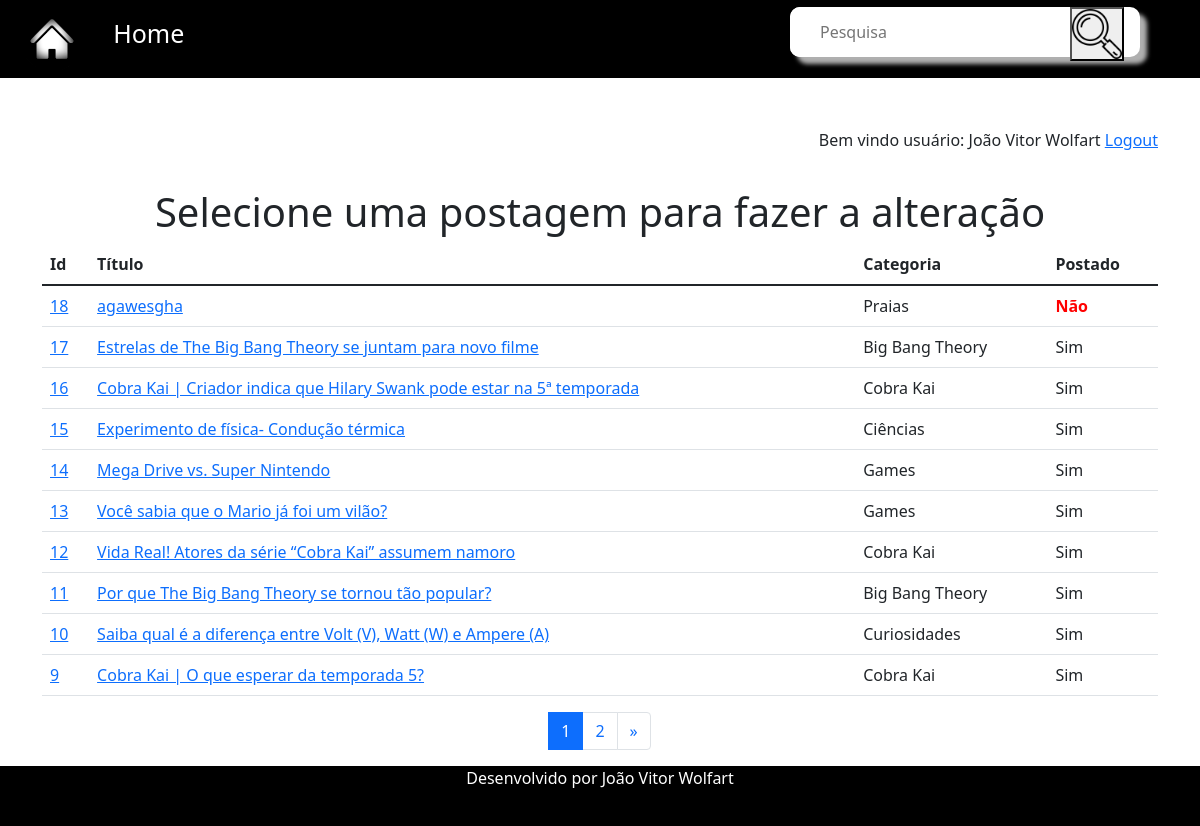
/usuarios/colaborador/lista_all/ (signed in), run on an earlier commit of the app's database.
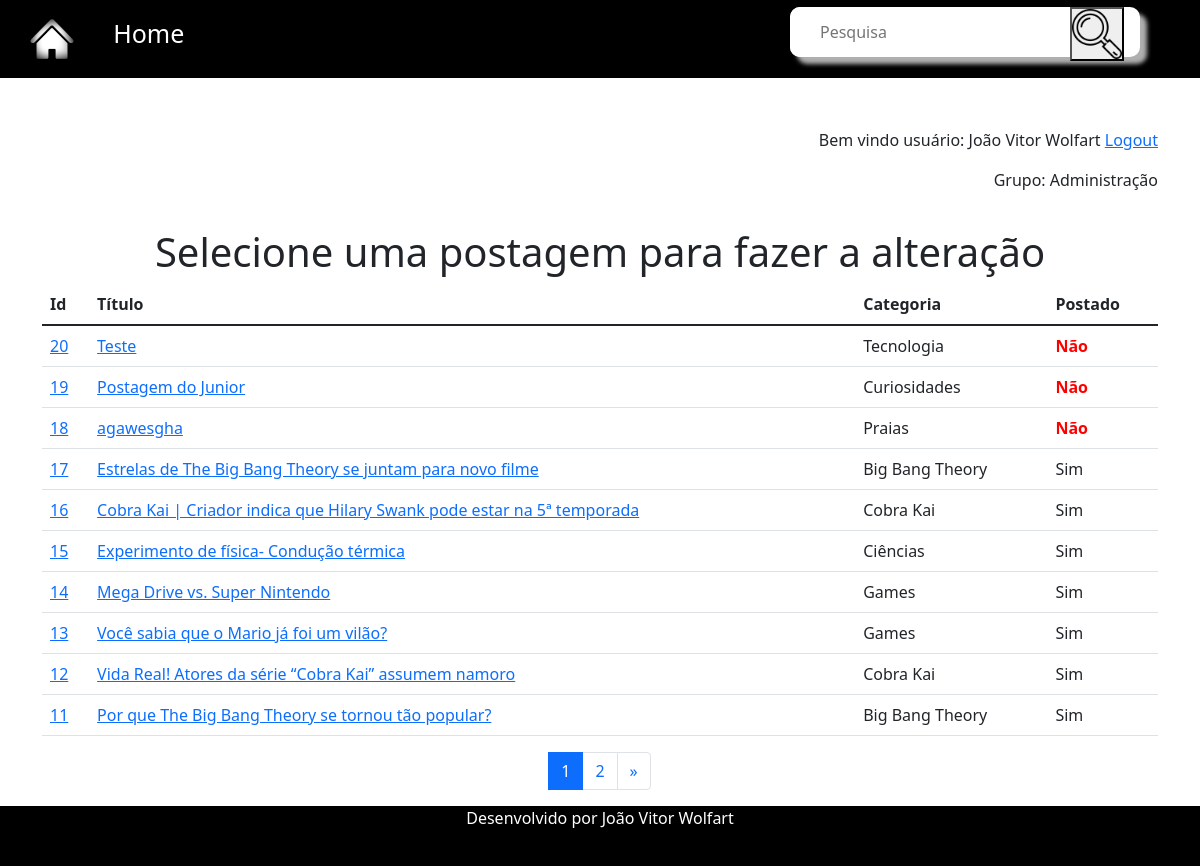
And on a later commit of the database.
### postagens/models.py (models this page shows, shortened)
class Postagem(models.Model):
    titulo = models.CharField(max_length=100)
    data_postagem = models.DateTimeField(default=timezone.now)
    resumo = models.TextField()
    conteudo = models.TextField()
    categoria = models.ForeignKey(Categoria, on_delete=models.DO_NOTHING)
    foto = models.ImageField(blank=True, upload_to='fotos')
    postado = models.BooleanField(default=False)
    autor = models.ForeignKey(User, on_delete=models.DO_NOTHING, blank=True, null=True)

class Categoria(models.Model):
    categoria = models.CharField(max_length=50)
    def __str__(self):
        return self.categoria

### usuarios/views.py (the view)
# urls.py: path('colaborador/lista_all/', views.listar_all_posts, name='lista_all'),
@login_required(login_url='/usuarios/login')
def listar_all_posts(request):
    posts = Postagem.objects.all().order_by('-data_postagem')
    paginator = Paginator(posts, 10)
    page = request.GET.get('p')
    posts = paginator.get_page(page)
    return render(request, 'lista_posts.html', {'posts': posts})

### usuarios/templates/lista_posts.html (shortened to what this page needs)
{% extends 'base.html' %}
{% load static%}
{% block 'conteudo' %}
{% include 'parciais/_autenticado.html'%}
<h1 style="padding-top: 20px;" class="text-center">Selecione uma postagem para fazer a alteração</h1>
{%if user.groups.all.0.name != 'Diretoria'%}
<table class="table">
    <thead>
        <tr>
            <th>Id</th>
            <th>Título</th>
            <th>Categoria</th>
            <th>Postado</th>
        </tr>
    </thead>
    {% for p in posts%}
    <tr>
        <td><a href="{% url 'alterar' p.id%}">{{p.id}}</a></td>
        <td><a href="{% url 'alterar' p.id%}">{{p.titulo}}</a></td>
        <td>{{p.categoria}}</td>
        {%if p.postado %}
        <td>Sim</td>
        {%else%}
        <td style="color: red;"><strong>Não</strong></td>
        {%endif%}
    </tr>
    {% endfor %}
</table>
{%endif%}
<div class="text-center">
    <nav aria-label="Page navigation example mb-5">
        <ul class="pagination justify-content-center">
        {%for pagina in posts.paginator.page_range%}
            {%if posts.number == pagina%}
                <li class="page-item active"><a class="page-link" href="?p={{pagina}}">{{pagina}}</a></li>
            {%else %}
                <li class="page-item"><a class="page-link" href="?p={{pagina}}">{{pagina}}</a></li>
            {%endif%}
        {% endfor %}
        <li class="page-item">
            {%if posts.has_next %}
            <a class="page-link" href="?p={{posts.next_page_number}}" aria-label="Next">
            <span aria-hidden="true">&raquo;</span>
            </a>
            {% endif %}
        </li>
        </ul>
    </nav>
</div>
{% endblock %}

### templates/parciais/_autenticado.html (shortened to what this page needs)
{% if user.is_authenticated %}
    <div class="text-end">
        <p>Bem vindo usuário: {{user.first_name}} {{user.last_name}} <a href="{% url 'logout' %}">Logout</a> </p>
        {%if  request.user.groups.all.0.name  != None %}
            <p>Grupo: {{request.user.groups.all.0.name}} </p>
        {%endif%}
    </div>
{% else %}
    <p class="text-end"><a href="{% url 'login' %}">Clique aqui para fazer login</a></p>
{% endif %}

What changed in the data, as far as the page shows it:
no longer on this page (row unchanged): Postagem: id "10", titulo "Saiba qual é a diferença entre Volt (V), Watt (W) e Ampere (A)", categoria "Curiosidades", postado "Sim"
no longer on this page (row unchanged): Postagem: id "9", titulo "Cobra Kai | O que esperar da temporada 5?", categoria "Cobra Kai", postado "Sim"
added Postagem: id "20", titulo "Teste", categoria "Tecnologia", postado "Não"
added Postagem: id "19", titulo "Postagem do Junior", categoria "Curiosidades", postado "Não"
Also different on the page:
{{ request.user.groups.all.0.name }}: (not shown) → "Administração"
text now shown: "Grupo:"
